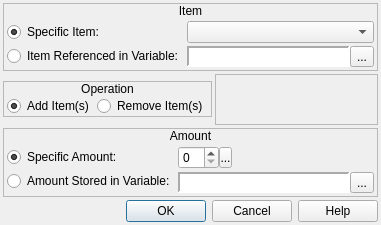
<?xml version="1.0" encoding="UTF-8"?>
<ui version="4.0">
 <class>ConfigureEvent_ItemManagement</class>
 <widget class="QDialog" name="ConfigureEvent_ItemManagement">
  <property name="geometry">
   <rect>
    <x>0</x>
    <y>0</y>
    <width>381</width>
    <height>225</height>
   </rect>
  </property>
  <property name="windowTitle">
   <string>ItemManagement</string>
  </property>
  <property name="windowIcon">
   <iconset resource="gui_icons.qrc">
    <normaloff>:/icons/openrpgmaker.png</normaloff>:/icons/openrpgmaker.png</iconset>
  </property>
  <property name="styleSheet">
   <string notr="true">.QFrame
{
	border-width: 1px;
	border-style: solid;
	border-color: palette(window-text);
}

.QFrame&gt;QLabel
{
	border-width: 0px;
	background-color: palette(window-text);
	color: palette(window);
	font-weight: bold;
}

.QFrame&gt;QCheckBox
{
	background-color: palette(window-text);
	border-width: 0px;
	border-style: none;
	color: palette(window);
	spacing: 3px;
	font-weight: bold;
	padding: 0px 0px 0px 3px;
}

.QFrame&gt;QCheckBox::indicator
{
	min-width: 8px;
	max-width: 8px;
	min-height: 8px;
	max-height: 8px;
	width: 8px;
	height: 8px;
	border-width: 2px;
	border-radius: 0px;
	border-style: ridge;
	border-color: palette(mid);
}

.QFrame&gt;QCheckBox::indicator:unchecked
{
	background-color: palette(base);
}

.QFrame&gt;QCheckBox::indicator:checked
{
	background-color: palette(window-text);
}

.QFrame&gt;QCheckBox::indicator:hover
{
	border-color: palette(highlight);
}</string>
  </property>
  <layout class="QVBoxLayout" name="verticalLayout_4">
   <property name="spacing">
    <number>3</number>
   </property>
   <property name="margin">
    <number>3</number>
   </property>
   <item>
    <widget class="QFrame" name="frame">
     <property name="frameShape">
      <enum>QFrame::StyledPanel</enum>
     </property>
     <property name="frameShadow">
      <enum>QFrame::Raised</enum>
     </property>
     <layout class="QVBoxLayout" name="verticalLayout">
      <property name="spacing">
       <number>0</number>
      </property>
      <property name="margin">
       <number>0</number>
      </property>
      <item>
       <widget class="QLabel" name="label">
        <property name="sizePolicy">
         <sizepolicy hsizetype="Preferred" vsizetype="Fixed">
          <horstretch>0</horstretch>
          <verstretch>0</verstretch>
         </sizepolicy>
        </property>
        <property name="text">
         <string>Item</string>
        </property>
        <property name="alignment">
         <set>Qt::AlignCenter</set>
        </property>
       </widget>
      </item>
      <item>
       <widget class="QWidget" name="widget" native="true">
        <layout class="QHBoxLayout" name="horizontalLayout">
         <property name="spacing">
          <number>3</number>
         </property>
         <property name="margin">
          <number>3</number>
         </property>
         <item>
          <layout class="QVBoxLayout" name="verticalLayout_2">
           <property name="spacing">
            <number>3</number>
           </property>
           <item>
            <widget class="QRadioButton" name="rbSpecificItem">
             <property name="sizePolicy">
              <sizepolicy hsizetype="Fixed" vsizetype="Fixed">
               <horstretch>0</horstretch>
               <verstretch>0</verstretch>
              </sizepolicy>
             </property>
             <property name="text">
              <string>Specific Item:</string>
             </property>
             <property name="checked">
              <bool>true</bool>
             </property>
            </widget>
           </item>
           <item>
            <widget class="QRadioButton" name="rbReferencedItem">
             <property name="sizePolicy">
              <sizepolicy hsizetype="Fixed" vsizetype="Fixed">
               <horstretch>0</horstretch>
               <verstretch>0</verstretch>
              </sizepolicy>
             </property>
             <property name="text">
              <string>Item Referenced in Variable:</string>
             </property>
            </widget>
           </item>
          </layout>
         </item>
         <item>
          <layout class="QVBoxLayout" name="verticalLayout_3">
           <property name="spacing">
            <number>3</number>
           </property>
           <item>
            <widget class="QComboBox" name="cboxItems"/>
           </item>
           <item>
            <widget class="QWidget" name="wItemVariable" native="true">
             <layout class="QHBoxLayout" name="horizontalLayout_36">
              <property name="spacing">
               <number>0</number>
              </property>
              <property name="margin">
               <number>0</number>
              </property>
              <item>
               <widget class="QLabel" name="lblItemVariable">
                <property name="sizePolicy">
                 <sizepolicy hsizetype="Preferred" vsizetype="Preferred">
                  <horstretch>0</horstretch>
                  <verstretch>0</verstretch>
                 </sizepolicy>
                </property>
                <property name="minimumSize">
                 <size>
                  <width>150</width>
                  <height>0</height>
                 </size>
                </property>
                <property name="font">
                 <font>
                  <family>Monospace</family>
                 </font>
                </property>
                <property name="styleSheet">
                 <string notr="true">background-color: palette(base);</string>
                </property>
                <property name="frameShape">
                 <enum>QFrame::Panel</enum>
                </property>
                <property name="frameShadow">
                 <enum>QFrame::Sunken</enum>
                </property>
                <property name="lineWidth">
                 <number>2</number>
                </property>
                <property name="text">
                 <string/>
                </property>
               </widget>
              </item>
              <item>
               <widget class="QToolButton" name="bBrowseItemVariables">
                <property name="text">
                 <string>...</string>
                </property>
                <property name="icon">
                 <iconset resource="gui_icons.qrc">
                  <normaloff>:/icons/fileopen.png</normaloff>:/icons/fileopen.png</iconset>
                </property>
               </widget>
              </item>
             </layout>
            </widget>
           </item>
          </layout>
         </item>
        </layout>
       </widget>
      </item>
     </layout>
    </widget>
   </item>
   <item>
    <widget class="QWidget" name="widget_2" native="true">
     <layout class="QHBoxLayout" name="horizontalLayout_3">
      <property name="spacing">
       <number>3</number>
      </property>
      <property name="margin">
       <number>0</number>
      </property>
      <item>
       <widget class="QFrame" name="frame_3">
        <property name="sizePolicy">
         <sizepolicy hsizetype="Preferred" vsizetype="Fixed">
          <horstretch>0</horstretch>
          <verstretch>0</verstretch>
         </sizepolicy>
        </property>
        <property name="frameShape">
         <enum>QFrame::StyledPanel</enum>
        </property>
        <property name="frameShadow">
         <enum>QFrame::Raised</enum>
        </property>
        <layout class="QVBoxLayout" name="verticalLayout_8">
         <property name="spacing">
          <number>0</number>
         </property>
         <property name="margin">
          <number>0</number>
         </property>
         <item>
          <widget class="QLabel" name="label_3">
           <property name="sizePolicy">
            <sizepolicy hsizetype="Preferred" vsizetype="Fixed">
             <horstretch>0</horstretch>
             <verstretch>0</verstretch>
            </sizepolicy>
           </property>
           <property name="text">
            <string>Operation</string>
           </property>
           <property name="alignment">
            <set>Qt::AlignCenter</set>
           </property>
          </widget>
         </item>
         <item>
          <widget class="QWidget" name="widget_4" native="true">
           <layout class="QHBoxLayout" name="horizontalLayout_2">
            <property name="spacing">
             <number>3</number>
            </property>
            <property name="leftMargin">
             <number>3</number>
            </property>
            <property name="topMargin">
             <number>0</number>
            </property>
            <property name="rightMargin">
             <number>3</number>
            </property>
            <property name="bottomMargin">
             <number>0</number>
            </property>
            <item>
             <widget class="QRadioButton" name="rbAddItems">
              <property name="sizePolicy">
               <sizepolicy hsizetype="Fixed" vsizetype="Fixed">
                <horstretch>0</horstretch>
                <verstretch>0</verstretch>
               </sizepolicy>
              </property>
              <property name="text">
               <string>Add Item(s)</string>
              </property>
              <property name="checked">
               <bool>true</bool>
              </property>
             </widget>
            </item>
            <item>
             <widget class="QRadioButton" name="rbRemoveItems">
              <property name="sizePolicy">
               <sizepolicy hsizetype="Fixed" vsizetype="Fixed">
                <horstretch>0</horstretch>
                <verstretch>0</verstretch>
               </sizepolicy>
              </property>
              <property name="text">
               <string>Remove Item(s)</string>
              </property>
             </widget>
            </item>
           </layout>
          </widget>
         </item>
        </layout>
       </widget>
      </item>
      <item>
       <widget class="QFrame" name="frame_2">
        <property name="frameShape">
         <enum>QFrame::StyledPanel</enum>
        </property>
        <property name="frameShadow">
         <enum>QFrame::Raised</enum>
        </property>
       </widget>
      </item>
     </layout>
    </widget>
   </item>
   <item>
    <widget class="QFrame" name="frame_4">
     <property name="sizePolicy">
      <sizepolicy hsizetype="Preferred" vsizetype="Fixed">
       <horstretch>0</horstretch>
       <verstretch>0</verstretch>
      </sizepolicy>
     </property>
     <property name="frameShape">
      <enum>QFrame::StyledPanel</enum>
     </property>
     <property name="frameShadow">
      <enum>QFrame::Raised</enum>
     </property>
     <layout class="QVBoxLayout" name="verticalLayout_9">
      <property name="spacing">
       <number>0</number>
      </property>
      <property name="margin">
       <number>0</number>
      </property>
      <item>
       <widget class="QLabel" name="label_4">
        <property name="sizePolicy">
         <sizepolicy hsizetype="Preferred" vsizetype="Fixed">
          <horstretch>0</horstretch>
          <verstretch>0</verstretch>
         </sizepolicy>
        </property>
        <property name="text">
         <string>Amount</string>
        </property>
        <property name="alignment">
         <set>Qt::AlignCenter</set>
        </property>
       </widget>
      </item>
      <item>
       <widget class="QWidget" name="widget_5" native="true">
        <layout class="QHBoxLayout" name="horizontalLayout_5">
         <property name="spacing">
          <number>3</number>
         </property>
         <property name="margin">
          <number>3</number>
         </property>
         <item>
          <widget class="QWidget" name="widget_7" native="true">
           <property name="sizePolicy">
            <sizepolicy hsizetype="Fixed" vsizetype="Preferred">
             <horstretch>0</horstretch>
             <verstretch>0</verstretch>
            </sizepolicy>
           </property>
           <layout class="QVBoxLayout" name="verticalLayout_11">
            <property name="spacing">
             <number>3</number>
            </property>
            <property name="margin">
             <number>0</number>
            </property>
            <item>
             <widget class="QRadioButton" name="rbSpecificAmount">
              <property name="sizePolicy">
               <sizepolicy hsizetype="Fixed" vsizetype="Fixed">
                <horstretch>0</horstretch>
                <verstretch>0</verstretch>
               </sizepolicy>
              </property>
              <property name="text">
               <string>Specific Amount:</string>
              </property>
              <property name="checked">
               <bool>true</bool>
              </property>
             </widget>
            </item>
            <item>
             <widget class="QRadioButton" name="rbStoredAmount">
              <property name="sizePolicy">
               <sizepolicy hsizetype="Fixed" vsizetype="Fixed">
                <horstretch>0</horstretch>
                <verstretch>0</verstretch>
               </sizepolicy>
              </property>
              <property name="text">
               <string>Amount Stored in Variable:</string>
              </property>
             </widget>
            </item>
           </layout>
          </widget>
         </item>
         <item>
          <widget class="QWidget" name="widget_12" native="true">
           <layout class="QVBoxLayout" name="verticalLayout_10">
            <property name="spacing">
             <number>3</number>
            </property>
            <property name="margin">
             <number>0</number>
            </property>
            <item>
             <widget class="QWidget" name="wAmount" native="true">
              <property name="sizePolicy">
               <sizepolicy hsizetype="Fixed" vsizetype="Fixed">
                <horstretch>0</horstretch>
                <verstretch>0</verstretch>
               </sizepolicy>
              </property>
              <layout class="QHBoxLayout" name="horizontalLayout_4">
               <property name="spacing">
                <number>0</number>
               </property>
               <property name="margin">
                <number>0</number>
               </property>
               <item>
                <widget class="QSpinBox" name="sbAmount">
                 <property name="sizePolicy">
                  <sizepolicy hsizetype="Preferred" vsizetype="Fixed">
                   <horstretch>0</horstretch>
                   <verstretch>0</verstretch>
                  </sizepolicy>
                 </property>
                 <property name="accelerated">
                  <bool>true</bool>
                 </property>
                 <property name="maximum">
                  <number>99</number>
                 </property>
                </widget>
               </item>
               <item>
                <widget class="SpinBoxSideButton" name="bAmountSideButton">
                 <property name="minimumSize">
                  <size>
                   <width>13</width>
                   <height>21</height>
                  </size>
                 </property>
                 <property name="maximumSize">
                  <size>
                   <width>13</width>
                   <height>21</height>
                  </size>
                 </property>
                 <property name="text">
                  <string>...</string>
                 </property>
                 <property name="icon">
                  <iconset resource="gui_icons.qrc">
                   <normaloff>:/icons/spinBoxSideButton.png</normaloff>:/icons/spinBoxSideButton.png</iconset>
                 </property>
                 <property name="iconSize">
                  <size>
                   <width>8</width>
                   <height>16</height>
                  </size>
                 </property>
                </widget>
               </item>
              </layout>
             </widget>
            </item>
            <item>
             <widget class="QWidget" name="wAmountVariable" native="true">
              <property name="sizePolicy">
               <sizepolicy hsizetype="Preferred" vsizetype="Fixed">
                <horstretch>0</horstretch>
                <verstretch>0</verstretch>
               </sizepolicy>
              </property>
              <layout class="QHBoxLayout" name="horizontalLayout_37">
               <property name="spacing">
                <number>0</number>
               </property>
               <property name="margin">
                <number>0</number>
               </property>
               <item>
                <widget class="QLabel" name="lblAmountVariable">
                 <property name="sizePolicy">
                  <sizepolicy hsizetype="Preferred" vsizetype="Preferred">
                   <horstretch>0</horstretch>
                   <verstretch>0</verstretch>
                  </sizepolicy>
                 </property>
                 <property name="minimumSize">
                  <size>
                   <width>150</width>
                   <height>0</height>
                  </size>
                 </property>
                 <property name="font">
                  <font>
                   <family>Monospace</family>
                  </font>
                 </property>
                 <property name="styleSheet">
                  <string notr="true">background-color: palette(base);</string>
                 </property>
                 <property name="frameShape">
                  <enum>QFrame::Panel</enum>
                 </property>
                 <property name="frameShadow">
                  <enum>QFrame::Sunken</enum>
                 </property>
                 <property name="lineWidth">
                  <number>2</number>
                 </property>
                 <property name="text">
                  <string/>
                 </property>
                </widget>
               </item>
               <item>
                <widget class="QToolButton" name="bBrowseAmountVariables">
                 <property name="text">
                  <string>...</string>
                 </property>
                 <property name="icon">
                  <iconset resource="gui_icons.qrc">
                   <normaloff>:/icons/fileopen.png</normaloff>:/icons/fileopen.png</iconset>
                 </property>
                </widget>
               </item>
              </layout>
             </widget>
            </item>
           </layout>
          </widget>
         </item>
        </layout>
       </widget>
      </item>
     </layout>
    </widget>
   </item>
   <item>
    <widget class="QDialogButtonBox" name="buttonBox">
     <property name="orientation">
      <enum>Qt::Horizontal</enum>
     </property>
     <property name="standardButtons">
      <set>QDialogButtonBox::Cancel|QDialogButtonBox::Help|QDialogButtonBox::Ok</set>
     </property>
    </widget>
   </item>
  </layout>
 </widget>
 <customwidgets>
  <customwidget>
   <class>SpinBoxSideButton</class>
   <extends>QToolButton</extends>
   <header>spinboxsidebutton.h</header>
  </customwidget>
 </customwidgets>
 <resources>
  <include location="gui_icons.qrc"/>
 </resources>
 <connections>
  <connection>
   <sender>buttonBox</sender>
   <signal>accepted()</signal>
   <receiver>ConfigureEvent_ItemManagement</receiver>
   <slot>accept()</slot>
   <hints>
    <hint type="sourcelabel">
     <x>248</x>
     <y>254</y>
    </hint>
    <hint type="destinationlabel">
     <x>157</x>
     <y>274</y>
    </hint>
   </hints>
  </connection>
  <connection>
   <sender>buttonBox</sender>
   <signal>rejected()</signal>
   <receiver>ConfigureEvent_ItemManagement</receiver>
   <slot>reject()</slot>
   <hints>
    <hint type="sourcelabel">
     <x>316</x>
     <y>260</y>
    </hint>
    <hint type="destinationlabel">
     <x>286</x>
     <y>274</y>
    </hint>
   </hints>
  </connection>
 </connections>
</ui>
